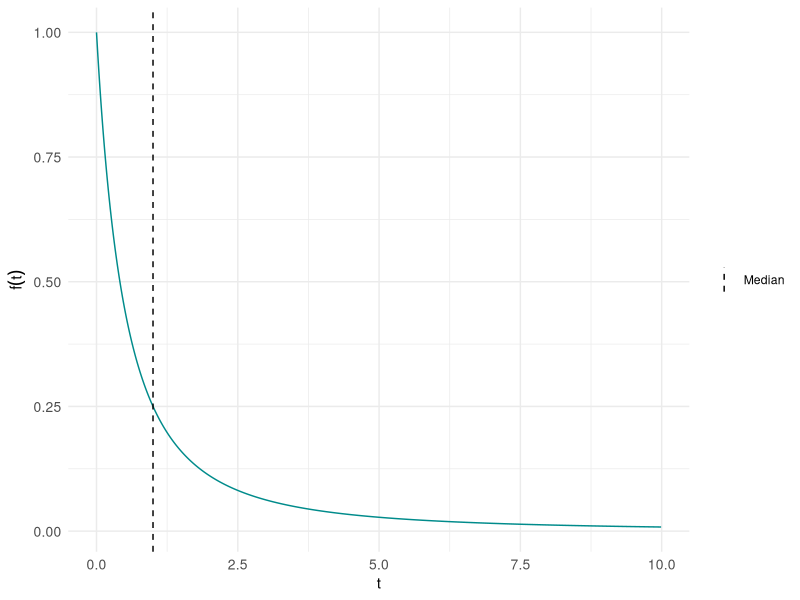
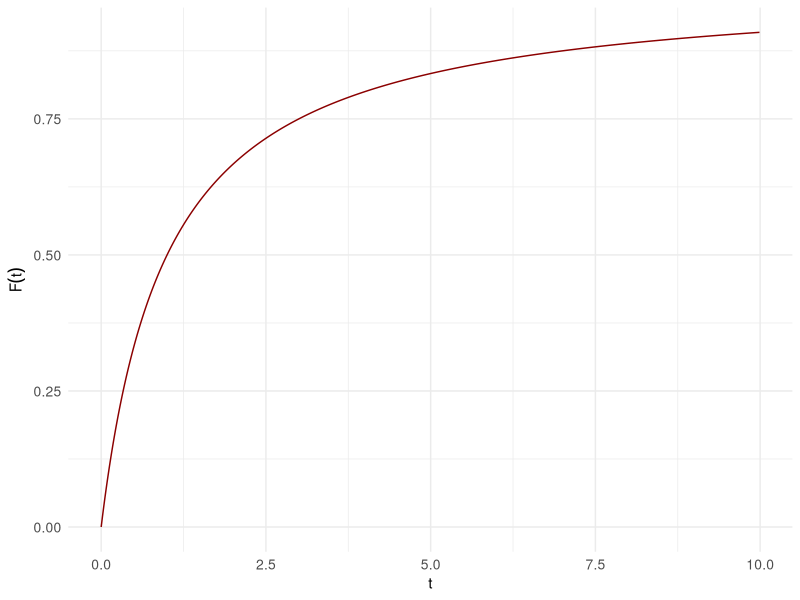
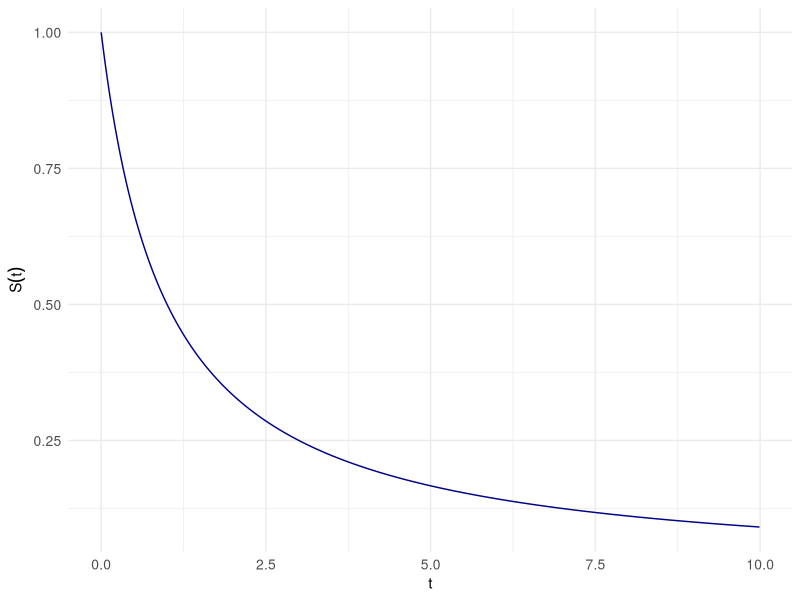
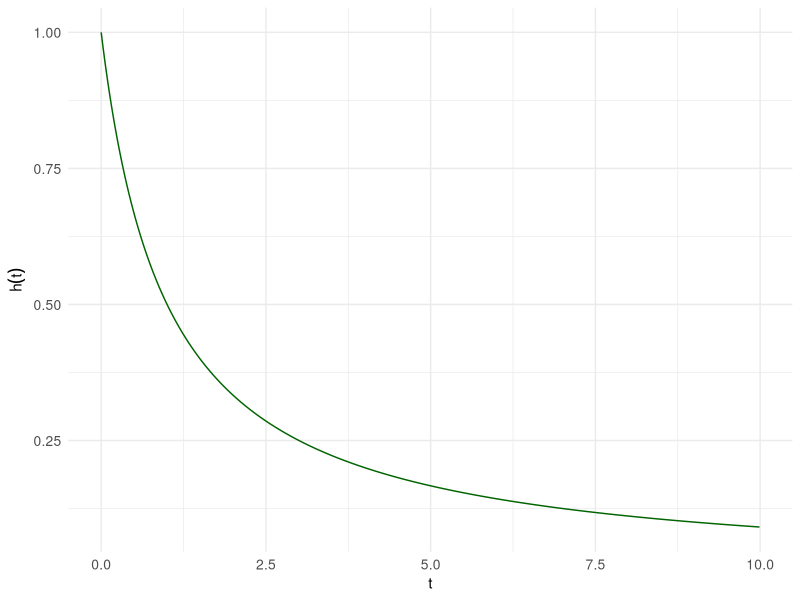
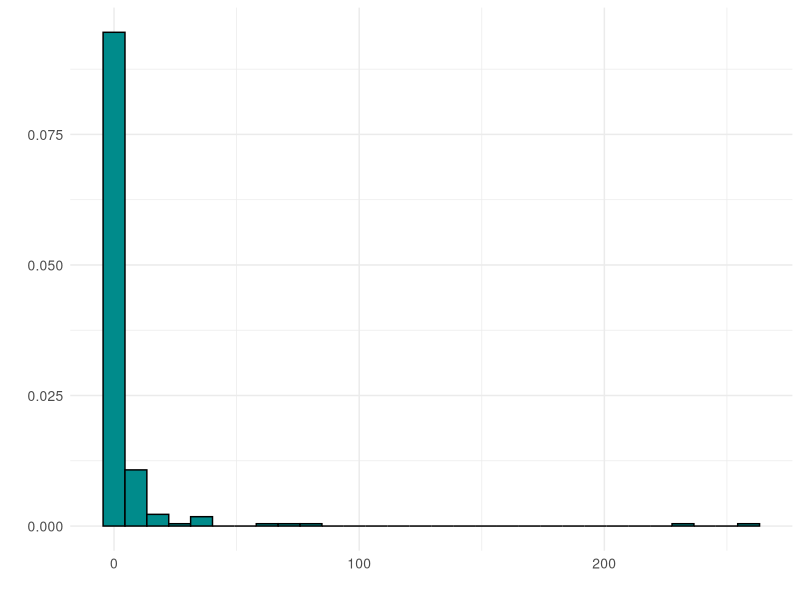
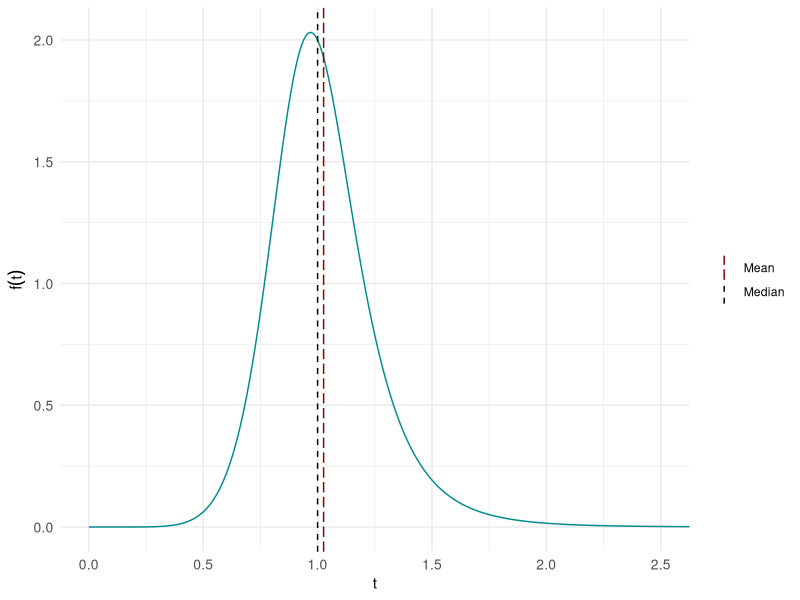
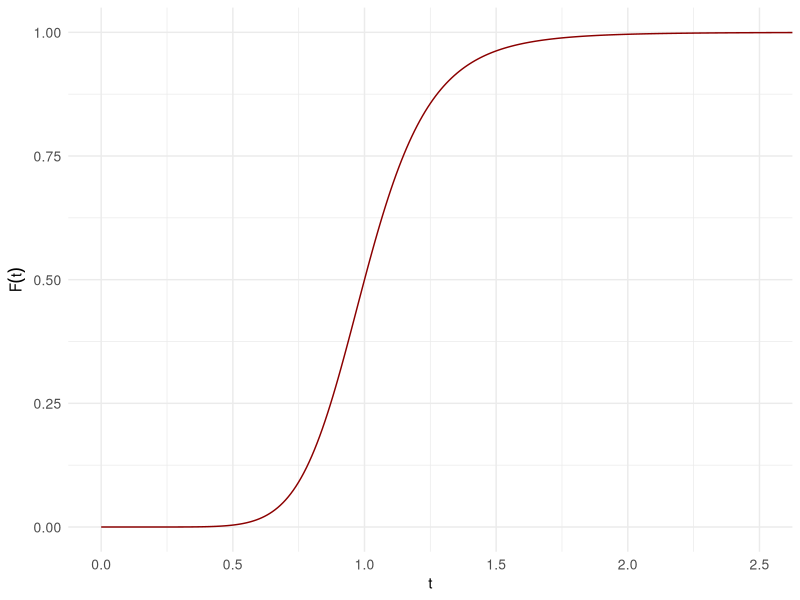
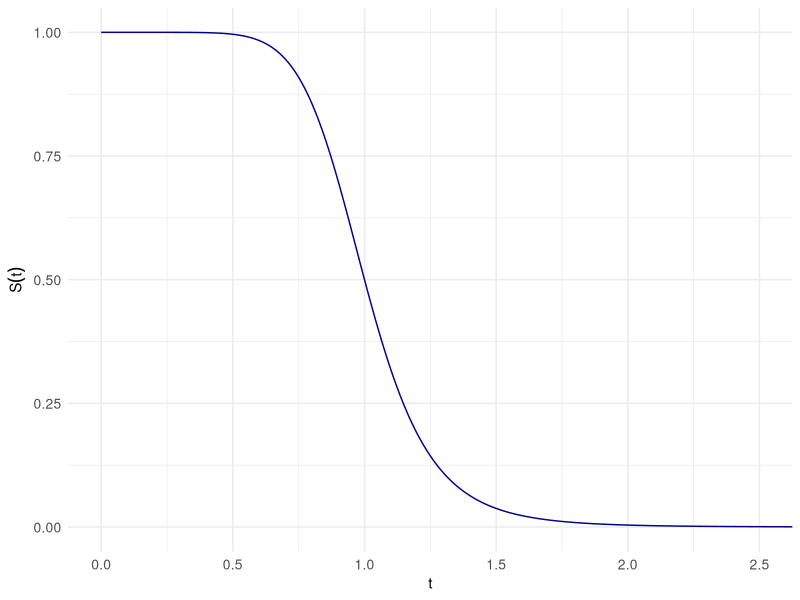

The R source for these figures, in order:
##################################################################
# Log-logistic distribution                 
# Author: Jose Antonio Perusquia Cortes
# Afil: Facultad de Ciencias - UNAM
# Module: Survival analysis 
##################################################################

##################################################################
# Required libraries
library(ggplot2)        # Version 3.5.2  
library(ggthemes)       # Version 5.1.0
library(tidyr)          # Version 1.3.1
library(dplyr)          # Version 1.1.4
##################################################################

##################################################################
# Base theme for the plots
theme_plots = theme_minimal()+
  theme(axis.title.x = element_text(size = 11),
        axis.title.y = element_text(size = 11),
        axis.text.x = element_text(size=10),
        axis.text.y = element_text(size=10))

theme_set(theme_plots)
##################################################################

##################################################################
# Density, distribution function, quantile function and random
# generation for the normal distribution with parameters
# kappa > 0 and theta in R

# Density with default kappa=1, theta=0
dloglogistic = function(t,kappa = 1, theta = 0){
  num = kappa*(t^(kappa-1))*exp(theta)
  den = (1 + exp(theta)*(t^(kappa)))^2
  return(num/den)
}

# Distribution function with default kappa=1, theta=0 and lower.tail=T
# otherwise it calculates P(T>t)
ploglogistic = function(t,kappa = 1, theta = 0, lower.tail = T){
  num = exp(theta)*(t^kappa)
  den = 1 + exp(theta)*(t^kappa)
  if(lower.tail){
    return(num/den)
  }else{
    return(1/den)
  }
}

# Quantile function with default values kappa = 1, theta=0 and
# lower.tail = T otherwise it obtains the value t such that
# P(T>t) = q
qloglogistic = function(q,kappa = 1, theta = 0, lower.tail = T){
  if(lower.tail){
    num = q/(1-q)
    den = exp(theta)
    return((num/den)^(1/kappa))
  }else{
    num = (1-q)/q
    den = exp(theta)
    return((num/den)^(1/kappa))
  }
}

# Random generation for the loglogistic distribution with default 
# kappa = 1, theta=0
rloglogistic = function(n, kappa = 1, theta = 0){
  u = runif(n)
  t = ((u/(1-u))*exp(-theta))^(1/kappa)
  return(t)
}
##################################################################

##################################################################
# Loglogistic with kappa = 1 (no finite mean) and theta = 0 
kappa=1
theta=0
median_logLogistic = exp(-theta/kappa)
t = seq(0.00001,10,by=.01)

# Density, distribution, survival and hazard
ft = dloglogistic(t, kappa=kappa, theta=theta)
Ft = ploglogistic(t, kappa=kappa, theta=theta)
St = ploglogistic(t,kappa=kappa, theta=theta, lower.tail = FALSE)
ht = ft/St

# Plots
df_loglogistic = data.frame(t,ft,Ft,St,ht)

# Density
ggplot(data=df_loglogistic,aes(x=t,y=ft))+
  geom_line(col='cyan4')+
  labs(x=expression(t),y=expression(f(t)),linetype=NULL,colour=NULL)+
  geom_vline(aes(xintercept = median_logLogistic,linetype = "Median",colour = "Median"))+
  scale_colour_manual(values = c("Median" = "black"))+
  scale_linetype_manual(values = c("Median" = "dashed"))

# Distribution
ggplot(data=df_loglogistic,aes(x=t,y=Ft))+
  geom_line(col='darkred')+
  labs(x=expression(t),y=expression(F(t)))

# Survival
ggplot(data=df_loglogistic,aes(x=t,y=St))+
  geom_line(col='blue4')+
  labs(x=expression(t),y=expression(S(t)))

# Hazard
ggplot(data=df_loglogistic,aes(x=t,y=ht))+
  geom_line(col='darkgreen')+
  labs(x=expression(t),y=expression(h(t)))

# Random sample to show heavy tails
set.seed(314159)
sample_logLogistic = data.frame(x = rloglogistic(250,kappa = kappa,theta = theta))
ggplot(data = sample_logLogistic, aes(x=x,y=after_stat(density)))+
  geom_histogram(col='black',fill='cyan4',bins=30)+
  labs(x='',y='')
##################################################################

##################################################################
# Log-logistic with kappa = 8 (finite mean) and theta = 0 yielding
# unimodal hazard function
kappa = 8
theta = 0
median_logLogistic = exp(-theta/kappa)
mean_logLogistic = (pi*exp(-theta/kappa))/(kappa*sin(pi/kappa))
t = seq(0.00001,10,by=.01)

# Density, distribution, survival and hazard
ft = dloglogistic(t,kappa = kappa, theta = theta)
Ft = ploglogistic(t,kappa = kappa, theta = theta)
St = ploglogistic(t,kappa = kappa, theta = theta,lower.tail = F)
ht = ft/St;ht

# Plots
df_loglogistic = data.frame(t,ft,Ft,St,ht)

# Density
ggplot(data=df_loglogistic,aes(x=t,y=ft))+
  geom_line(col='cyan4')+
  labs(x=expression(t),y=expression(f(t)),linetype=NULL,colour=NULL)+
  geom_vline(aes(xintercept = median_logLogistic,linetype = "Median",colour = "Median"))+
  geom_vline(aes(xintercept = mean_logLogistic,linetype = "Mean",colour = "Mean"))+
  scale_colour_manual(values = c("Median" = "black","Mean" = "darkred"))+
  scale_linetype_manual(values = c("Median" = "dashed","Mean" = "longdash"))+
  coord_cartesian(x=c(0,2.5))

# Distribution
ggplot(data=df_loglogistic,aes(x=t,y=Ft))+
  geom_line(col='darkred')+
  labs(x=expression(t),y=expression(F(t)))+
  coord_cartesian(x=c(0,2.5))

# Survival
ggplot(data=df_loglogistic,aes(x=t,y=St))+
  geom_line(col='blue4')+
  labs(x=expression(t),y=expression(S(t)))+
  coord_cartesian(x=c(0,2.5))

# Hazard with the maximum value attained
max_hazard = ((kappa-1)/exp(theta))^(1/kappa)
ggplot(data=df_loglogistic,aes(x=t,y=ht))+
  geom_line(col='darkgreen')+
  labs(x=expression(t),y=expression(h(t)))+
  geom_vline(aes(xintercept = max_hazard,
                 linetype = "Maximum hazard")) +
  scale_linetype_manual(values = c("Maximum hazard" = "dashed")) +
  labs(linetype = NULL)
##################################################################
